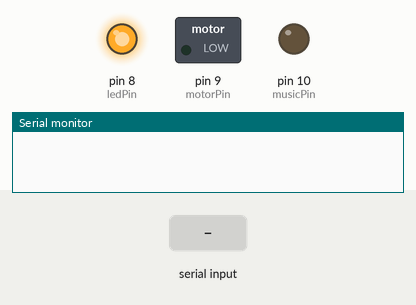
This sketch was run on a simulated Arduino Uno, built with avr-gcc and run on an emulated ATmega328P. On the bench: switched loads named in the sketch (green lamp = pin HIGH), output pins drawn as LEDs (lit = HIGH), the last lines printed to the serial monitor. The test bench sets the inputs (shaded band).

Above: at 1.2 s.
1.3 s: "3" received over the second serial link
At 2.5 s:
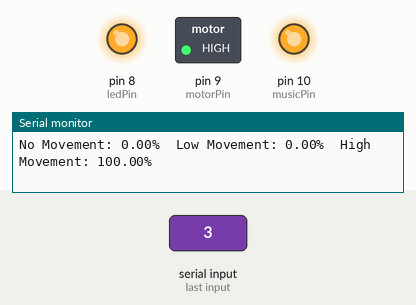
2.8 s: "1" received over the second serial link
At 3.7 s:
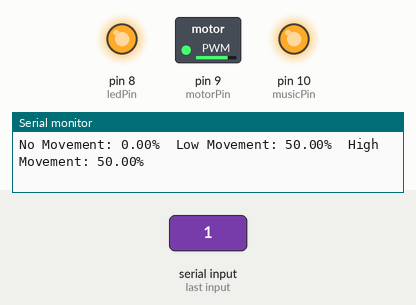
Timing chart, 0 to 5.8 s (numbered marks = the images above; inputs shaded):
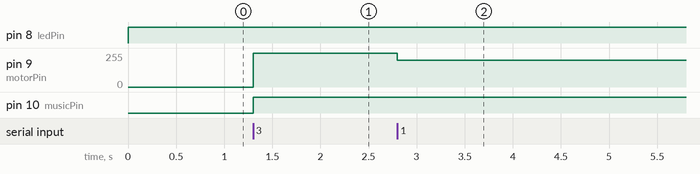

The sketch:

PlayGymToys.ino
```cpp
/*
University of Delaware Senior Design Team F
Andrew Sieben, Kaitlyn Turek, Kristi Jackson, Amanda Morrison, Jie Ma
Last Updated: 12/9/2014 By Andrew Sieben
Baby cuff reads data from accelerometer and determines level of
movement then communicates the level of movement to the arduino
uno controlling the play gym toys
*/

// We'll use SoftwareSerial to communicate with the XBee:
#include <SoftwareSerial.h>
// XBee's DOUT (TX) is connected to pin 2 (Arduino's Software RX)
// XBee's DIN (RX) is connected to pin 3 (Arduino's Software TX)
SoftwareSerial XBee(2, 3); // RX, TX
const int motorPin = 9;  //Pin 9 controls the butterfly mobile
const int musicPin = 10;  //Pin 10 controls the music
const int ledPin = 8;  //Pin 8 controls the LEDs in the giraff
double noMoveCount = 0; //Total count of no movements recorded
double lowMoveCount = 0; //Total count of low movements recorded
double highMoveCount = 0;  //Total count of high movemnets recorded
double totalDataCount = 0;  //Total count of data points recorded
double noMoveAvg = 0;  //Avg of no movements through single session
double lowMoveAvg = 0;  //Avg of low movements through single session
double highMoveAvg = 0; //Avg of high movements through single session

void setup()
{
  //Set music, motor, and led pins to outputs
  //Set both the XBee and serial ports at 9600 baud
  pinMode(musicPin, OUTPUT);
  pinMode(motorPin, OUTPUT);
  pinMode(ledPin, OUTPUT);
  XBee.begin(9600);
  Serial.begin(9600);
}

void loop()
{
  analogWrite(ledPin, 130); // always have leds turned on

  if (XBee.available() > 0)
  { // If data comes in from XBee, send it out to serial monitor
    int input = XBee.read();
    /*The data coming from the XBee is a Hexidecimal number corresponding
    to the 3, 1 or 4 being sent from the cuff
    */
    if(input == 51)//High Movement(3 from cuff)
    {
      analogWrite(motorPin, 255); //turns the motor on to maximum speed
      digitalWrite(musicPin, HIGH); //turns the music on
      highMoveCount = highMoveCount + 1; //increments the num of high movements
      totalDataCount = totalDataCount + 1; //increments the num of total movements
    }
    else if(input == 49)//Low Movement(1 from cuff)
    {
      analogWrite(motorPin, 200); //turns the motor on not at full speed
      lowMoveCount = lowMoveCount + 1; //increments the num of low movements
      totalDataCount = totalDataCount + 1; //increments the num of total movements
    }
    else if(input == 52)//No Movement(4 from cuff)
    {
      analogWrite(motorPin, 0); //turns the motor off
      digitalWrite(musicPin, LOW); //turns the music off
      noMoveCount= noMoveCount + 1; //increments the num of no movements
      totalDataCount = totalDataCount + 1; //increments the num of total movements
    }

  noMoveAvg = (noMoveCount/totalDataCount)*100; //gets avg of no movements through session
  lowMoveAvg = (lowMoveCount/totalDataCount)*100; //gets avg of low movements through session
  highMoveAvg = (highMoveCount/totalDataCount)*100; //gets avg of high movements through session

  //Prints in one line the avg of no, low and high movements to serial monitor
  //Format: No Movement: ##%  Low Movement: ##%  High Movement: ##%
  Serial.print("No Movement: ");
  Serial.print(noMoveAvg);
  Serial.print("%");
  Serial.print("\tLow Movement: ");
  Serial.print(lowMoveAvg);
  Serial.print("%");
  Serial.print("\tHigh Movement: ");
  Serial.print(highMoveAvg);
  Serial.println("%");
  }

}
```

Measured:
- after the input at 1.3 s, pin 9 (motorPin): 0/255 → 255/255 at once; pin 10 (musicPin): LOW → HIGH at once
- after the input at 2.8 s, pin 9 (motorPin): 255/255 → 200/255 at once
